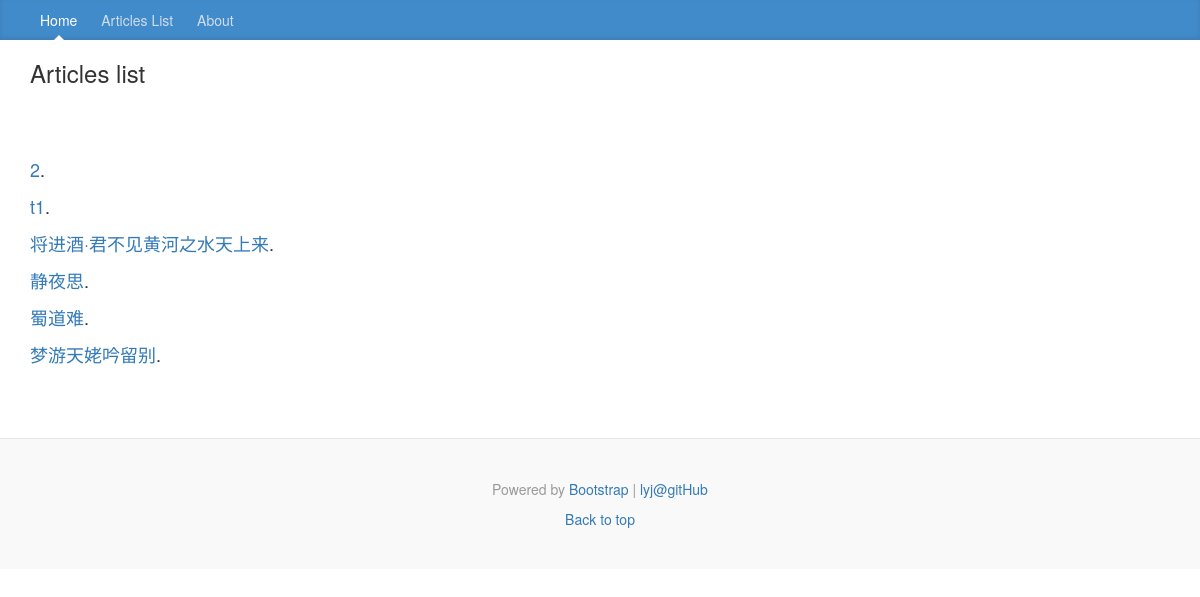
Page /articlesList on the earlier database version.
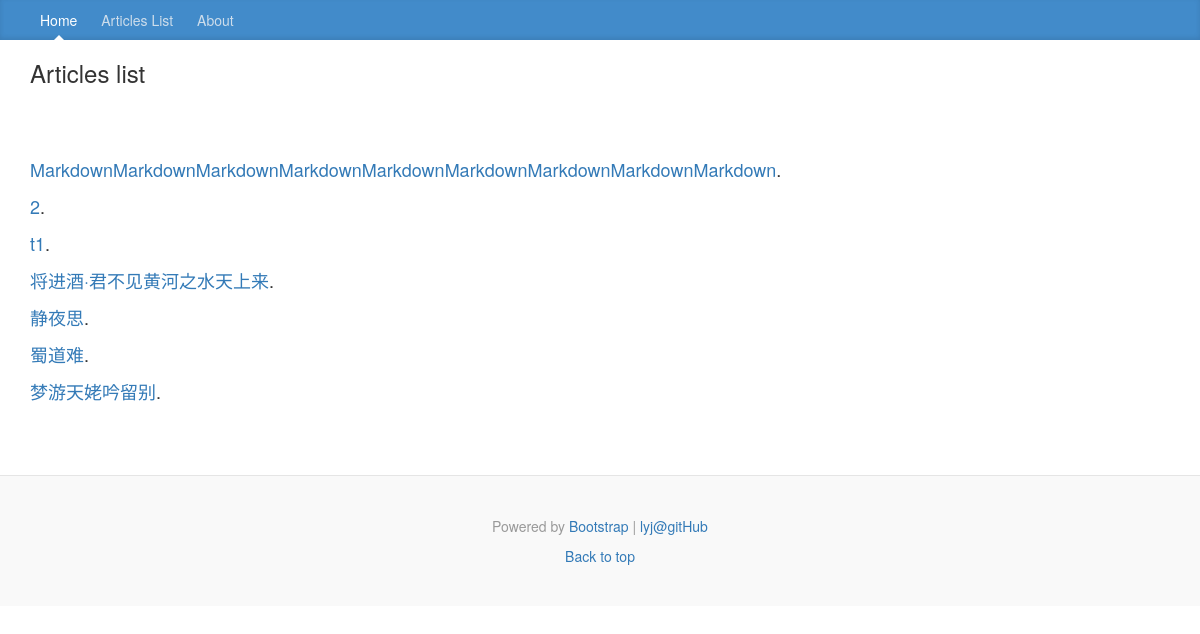
Same page on the later database version.
### mainsite/models.py (models this page shows, shortened)
class Post(models.Model):
	title = models.CharField(max_length=200)
	slug = models.CharField(max_length=200)
	body = models.TextField()
	pub_date = models.DateTimeField(default=timezone.now)
	class Meta:
		ordering = ('-pub_date',)

### mainsite/views.py (the view)
# urls.py: path('articlesList', showArticlesList),
def showArticlesList(request):
	template = get_template('articlesList.html')
	posts = Post.objects.all()
	now = datetime.now()
	html = template.render(locals())
	return HttpResponse(html)

### templates/articlesList.html (shortened to what this page needs)
{% extends 'base.html' %}
{% block title %}
    <div class="blog-post">
        <div class="container">
            <div class="row">
                <div class="col-md-12 blog-main">
                    <h3>Articles list</h3>
                </div>
            </div>
        </div>
    </div>
{% endblock %}
{% block content %}
    <div class="blog-post">
        <div class="container">
            <div class="row">
                <div class="col-md-12 blog-main">
                    {% for post in posts %}
                        <p><a href="/post/{{ post.slug }}">{{ post.title}}</a>.</p>
                     {% endfor %}
                </div>
            </div>
        </div>
    </div>
{% endblock %}

Differences in the rows shown:
added Post: title "MarkdownMarkdownMarkdownMarkdownMarkdownMarkdownMarkdownMarkdownMarkdown"
